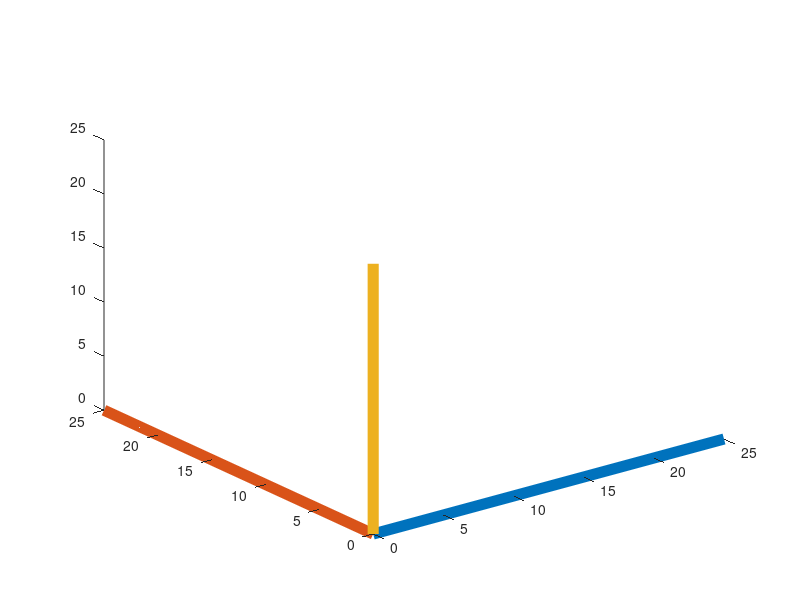

Source code (MATLAB): (Note: this script raises an error after producing the figure.)
clear all
close all
clc

%Sistema de referencia
s=25;
x=[0 0 0;1 0 0];
y=[0 0 0;0 1 0];
z=[0 0 0;0 0 1];
plot3 (s*x,s*y,s*z,"linewidth",8);

%Rotacion silla
thx=deg2rad(90);
rotx=[1 0 0
0 cos(thx) -sin(thx)
0 sin(thx) cos(thx)];

%Cubo
%vert = [0 0 0;1 0 0;1 1 0;0 1 0;0 0 1;1 0 1;1 1 1;0 1 1]';
%fac = [1 2 6 5;2 3 7 6;3 4 8 7;4 1 5 8;1 2 3 4;5 6 7 8];

%Figura stl
[vert,fac]=readstlascii("silla.stl");
vert=rotx*vert;

vert(4,:)=1;

%calcular normales

%... CODIGO


%Sombra
d=[1 2 2]';
d=d/norm(d);
na=[0 0 1]';
va=[0 0 0]';
Pr=[eye(3)-(d*(na')/((na')*d)) ((na')*va/((na')*d))*d;zeros(1,3) 1];
sombra=Pr*vert;
p=patch('Vertices',sombra(1:3,:)','Faces',fac,...
      'FaceVertexCData',[0.3 0.3 0.3],'FaceColor','flat','EdgeColor','none');
      

%Luz Ambiente


%... CODIGO


%Luz difusa


%... CODIGO


%Luz especular


%... CODIGO

      
